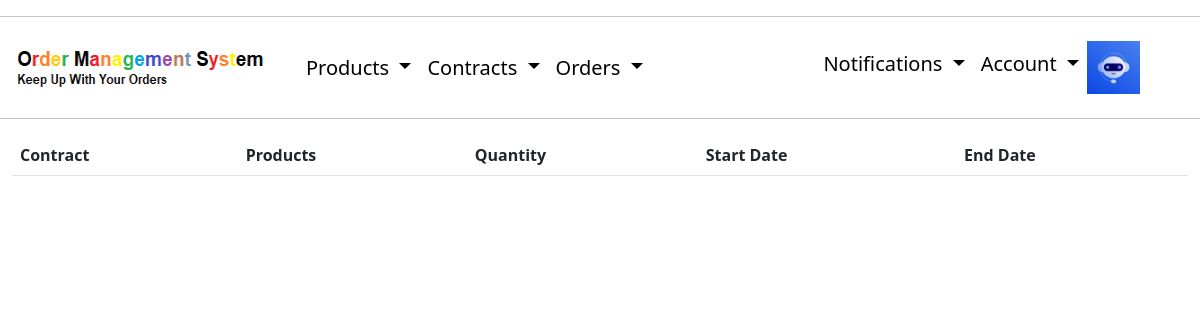
Page /contracts/end (signed in) on the earlier database version.
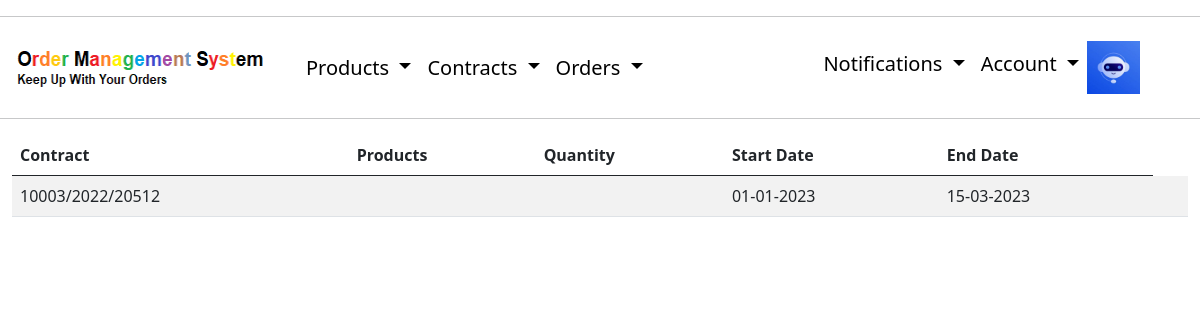
Same page on the later database version.
### layout/models.py (models this page shows, shortened)
class Contract(models.Model):
    name = models.CharField(max_length=100)
    contractor = models.ForeignKey(Contractor, null=True, on_delete=models.SET_NULL)
    user_responsible = models.ForeignKey(User, null=True, on_delete=models.SET_NULL, related_name='user_reponsible')
    start_date = models.DateField()
    end_date = models.DateField()
    products = models.ManyToManyField(QuantifiedProduct)
    type_choises = (
        ('PUBLIC_AUCTION', 'Public Auction'),
        ('QUICK_TENDER', 'Quick Tender')
    )
    type = models.CharField(max_length=100, choices=type_choises)
    author = models.ForeignKey(User, null=True, on_delete=models.SET_NULL, related_name='author')
    email_sent = models.BooleanField(default = False)
    def sendMailIfContractEnding(self):
        subject = "Your contract is ending"
        message = (f"We would like to inform you, that contract {self.name} will expire on {self.end_date}")
        if self.end_date <= date.today()+timedelta(days=180) and self.email_sent == False:
            send_mail(subject, message, settings.EMAIL_HOST_USER, [self.user_responsible.email])
            self.email_sent = True
            self.save()

### layout/views.py (the view)
# urls.py: path('contracts/end', ContractEndListView.as_view(), name = 'contracts-end'),
class ContractEndListView(CompanyAndLoginRequiredMixin, ListView):
    model = Contract
    template_name = 'layout/contractend_list.html'
    context_object_name = 'contracts'
    def get_queryset(self):
        user = User.objects.filter(username=self.request.user).first()
        objects =  Contract.objects.filter(user_responsible=user).filter(
            type='PUBLIC_AUCTION').filter(
                end_date__lte=date.today()+timedelta(days=180)).filter(
                    end_date__gte=date.today())
        for object in objects:
            object.sendMailIfContractEnding()
        return objects

### layout/views.py (called while the page is built)
    def dispatch(self, request, *args, **kwargs):
        if not request.user.is_authenticated:
            messages.info(request, "You Have to login or create account first.")
            return redirect('login')
        elif not request.user.profile.company:
            messages.info(request, "You Have to login or create company first.")
            return redirect('create-company')
        return super().dispatch(request, *args, **kwargs)

### layout/templates/layout/contractend_list.html (shortened to what this page needs)
{% extends "layout/base.html" %}
{% block content %}
    <table class="table table-striped table-hover">
        <thead>
            <tr>
            <th>Contract</th>
            <th>Products</th>
            <th>Quantity</th>
            <th>Start Date</th>
            <th>End Date</th>
            </tr>
        </thead>
            {% for contract in contracts %}
                <tr>
                <td>{{ contract.name}}</td>
                <td>
                </td>
                <td>
                </td>
                <td>{{ contract.start_date|date:"d-m-Y" }}</td>
                <td>{{ contract.end_date|date:"d-m-Y" }}</td>
                <td>{{ contract.ending }}</td>
            {% endfor %}
        </tr>
    </table>
{% endblock content %}

Differences in the rows shown:
now on this page (row edited): Contract: name "10003/2022/20512", start_date "01-01-2023", end_date "15-03-2023"
